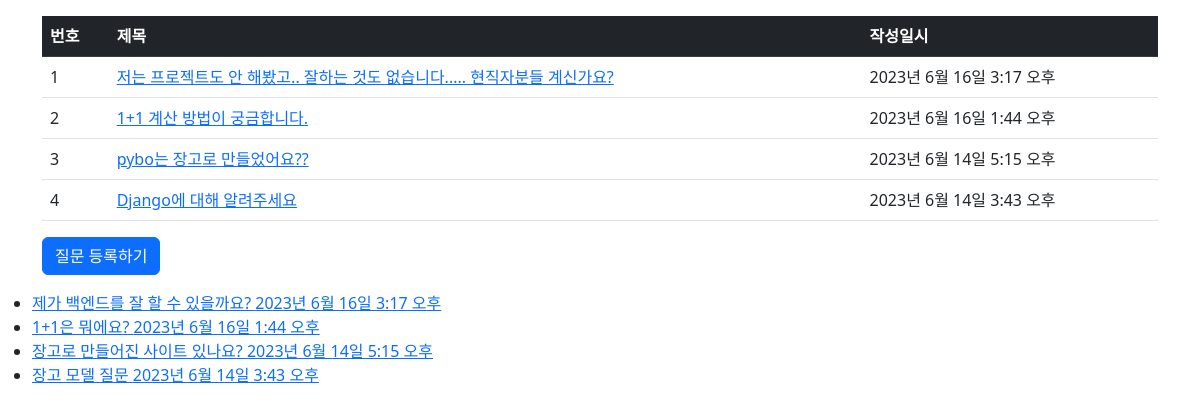
Screenshot of /pybo/ with the database file from the repository.
### pybo/models.py (models this page shows, shortened)
class Question(models.Model): # 테이블 이름 = 클래스명
    subject = models.CharField(max_length=200)
    content = models.TextField() # Char와 Text의 차이 = max_length로 글자제한 vs 무한 가능
    create_date = models.DateTimeField()

### pybo/views.py (the view)
# urls.py: path("", views.index, name='index'),
def index(request): # 사용자로부터 인자를 받자(요청 = request)
    question_list = Question.objects.order_by('-create_date') # DB의 objects를 가져와서 시간순 정렬
    context = {'question_list' : question_list} # dict로 포장해서 사용자에게 보내주기
    return render(request, 'pybo/question_list.html', context) # 요청, template 경로, 넘겨줄내용

### templates/pybo/question_list.html (shortened to what this page needs)
{% extends "pybo/base.html" %}
    {% load static %}
{% block my_content %}
    <div class="container my-3">
        <table class="table">
            <thead>
                <tr class="table-dark">
                    <th>번호</th>
                    <th>제목</th>
                    <th>작성일시</th>
                </tr>
            </thead>
            <tbody>
                {% if question_list %}
                {% for q in question_list %}
                <tr>
                    <td>{{ forloop.counter }}</td>
                    <td><a href="{% url 'pybo:detail' q_id=q.id %}">{{ q.content }}</a></td>
                    <td>{{ q.create_date }}</td>
                </tr>
                {% endfor %}
                {% else %}
                <tr>
                    질문이 없습니다.
                </tr>
                {% endif %}
            </tbody>
        </table>
        <a href="{% url 'pybo:question_create' %}" class="btn btn-primary">질문 등록하기</a>
    </div>
    {% if question_list %}
        <ul>
            {% for q in question_list %} {% comment %}파이썬 변수 불러올 때는 {{  }} {% endcomment %}
                <li><a href="{% url 'pybo:detail' q_id=q.id %}">{{ q.subject }} {{ q.create_date}}</a></li> {% comment %} list 목록 + a 링크이동, href="#" 아직 미정 {% endcomment %}
            {% endfor %}
        </ul>
    {% endif %} {% comment %}  {% endcomment %}
{% endblock my_content %}

### rows the page displays
Question: content "저는 프로젝트도 안 해봤고.. 잘하는 것도 없습니다..... 현직자분들 계신가요?", create_date "2023년 6월 16일 3:17 오후", subject "제가 백엔드를 잘 할 수 있을까요?"
Question: content "1+1 계산 방법이 궁금합니다.", create_date "2023년 6월 16일 1:44 오후", subject "1+1은 뭐에요?"
Question: content "pybo는 장고로 만들었어요??", create_date "2023년 6월 14일 5:15 오후", subject "장고로 만들어진 사이트 있나요?"
Question: content "Django에 대해 알려주세요", create_date "2023년 6월 14일 3:43 오후", subject "장고 모델 질문"
